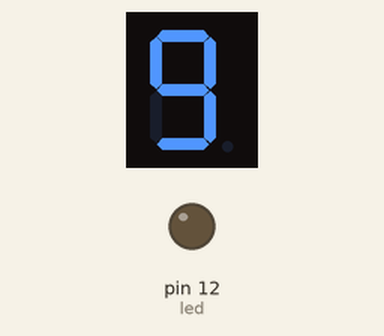
Simulated run of this sketch. Board: Arduino Uno, built with avr-gcc and run on an emulated ATmega328P. Shown: 1-digit seven-segment display, output pins drawn as LEDs (lit = HIGH). Wiring (inferred from the names in the program): 1-digit 7-segment display, segments lit when HIGH: segments pin 2, pin 3, pin 4, pin 5, pin 6, pin 7, pin 8. The segment pins are drawn as the display they are named for; pins used as bus, display or sensor lines are not drawn.

Above: at 0.1 s.
At 3.1 s:
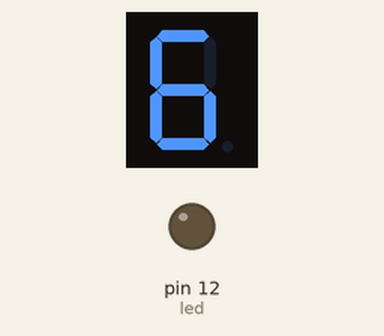
At 6.1 s:
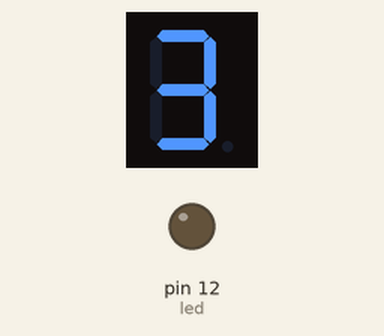
At 12.1 s:
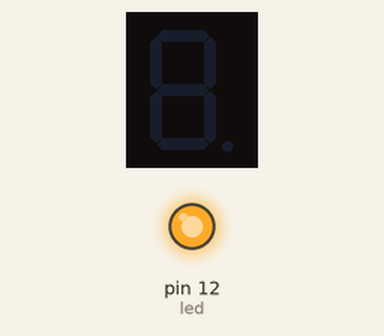
Timing chart, 0 to 40.0 s (numbered marks = the images above):
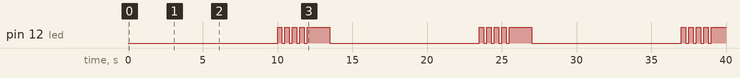

Measured:
- by itself, pin 12 (led): repeats every 13.5 s: 3 × (LOW 0.20 s, HIGH 0.30 s), LOW 0.20 s, HIGH 1.5 s, LOW 10.0 s, HIGH 0.30 s
- by itself, everything shown: repeats every 13.5 s, in 20 steps
- what the display in image 1 shows lasts 1.0 s, from 3.0 s to 4.0 s

The sketch:

seven_segment.ino
```cpp
byte a = 2;
byte b = 3;
byte c = 4;
byte d = 5;
byte e = 6;
byte f = 7;
byte g = 8;
byte led = 12;

void setup()  {
  pinMode(a, OUTPUT);
  pinMode(b, OUTPUT);
  pinMode(c, OUTPUT);
  pinMode(d, OUTPUT);
  pinMode(e, OUTPUT);
  pinMode(f, OUTPUT);
  pinMode(g, OUTPUT);
  pinMode(led, OUTPUT);
}

void loop()  {

  digitalWrite(a, HIGH);     //to print 9
  digitalWrite(b, HIGH);
  digitalWrite(c, HIGH);
  digitalWrite(d, HIGH);
  digitalWrite(e, LOW);
  digitalWrite(f, HIGH);
  digitalWrite(g, HIGH);
  delay(1000);

  digitalWrite(a, HIGH);     //to print 8
  digitalWrite(b, HIGH);
  digitalWrite(c, HIGH);
  digitalWrite(d, HIGH);
  digitalWrite(e, HIGH);
  digitalWrite(f, HIGH);
  digitalWrite(g, HIGH);
  delay(1000);

  digitalWrite(a, HIGH);      //to print 7
  digitalWrite(b, HIGH);
  digitalWrite(c, HIGH);
  digitalWrite(d, LOW);
  digitalWrite(e, LOW);
  digitalWrite(f, LOW);
  digitalWrite(g, LOW);
  delay(1000);

  digitalWrite(a, HIGH);      //to print 6
  digitalWrite(b, LOW);
  digitalWrite(c, HIGH);
  digitalWrite(d, HIGH);
  digitalWrite(e, HIGH);
  digitalWrite(f, HIGH);
  digitalWrite(g, HIGH);
  delay(1000);

  digitalWrite(a, HIGH);       //to print 5
  digitalWrite(b, LOW);
  digitalWrite(c, HIGH);
  digitalWrite(d, HIGH);
  digitalWrite(e, LOW);
  digitalWrite(f, HIGH);
  digitalWrite(g, HIGH);
  delay(1000);

  digitalWrite(a, LOW);      //to print 4
  digitalWrite(b, HIGH);
  digitalWrite(c, HIGH);
  digitalWrite(d, LOW);
  digitalWrite(e, LOW);
  digitalWrite(f, HIGH);
  digitalWrite(g, HIGH);
  delay(1000);

  digitalWrite(a, HIGH);      //to print 3
  digitalWrite(b, HIGH);
  digitalWrite(c, HIGH);
  digitalWrite(d, HIGH);
  digitalWrite(e, LOW);
  digitalWrite(f, LOW);
  digitalWrite(g, HIGH);
  delay(1000);

  digitalWrite(a, HIGH);      //to print 2
  digitalWrite(b, HIGH);
  digitalWrite(c, LOW);
  digitalWrite(d, HIGH);
  digitalWrite(e, HIGH);
  digitalWrite(f, LOW);
  digitalWrite(g, HIGH);
  delay(1000);

  digitalWrite(a, LOW);      //to print 1
  digitalWrite(b, HIGH);
  digitalWrite(c, HIGH);
  digitalWrite(d, LOW);
  digitalWrite(e, LOW);
  digitalWrite(f, LOW);
  digitalWrite(g, LOW);
  delay(1000);

  digitalWrite(a, HIGH);      //to print 0
  digitalWrite(b, HIGH);
  digitalWrite(c, HIGH);
  digitalWrite(d, HIGH);
  digitalWrite(e, HIGH);
  digitalWrite(f, HIGH);
  digitalWrite(g, LOW);
  delay(1000);

  digitalWrite(a, LOW);      //to off the display
  digitalWrite(b, LOW);
  digitalWrite(c, LOW);
  digitalWrite(d, LOW);
  digitalWrite(e, LOW);
  digitalWrite(f, LOW);
  digitalWrite(g, LOW);

  for (int i = 0; i < 4; i++)  { //for showoff  0_-
    digitalWrite(led, HIGH);
    delay(300);
    digitalWrite(led, LOW);
    delay(200);
  }
  digitalWrite(led, HIGH);
  delay(1500);
  digitalWrite(led, LOW);
}
```
